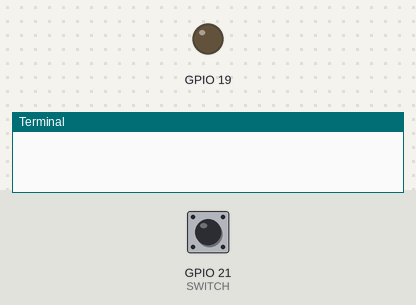
Bench run of a program on a simulated Raspberry Pi (BCM pin numbers). Shown: output pins drawn as LEDs (lit = HIGH), the last lines printed to the terminal. The inputs (shaded band) are chosen by the test bench; at power-on: GPIO 21 (SWITCH) HIGH. The clock reads 2024-03-15 10:24:30 at power-on unless the program sets it. At 10.0 s the program stops and its outputs stay as they are.

Above: at 1.2 s.
1.3 s: GPIO 21 (SWITCH) pulled LOW for 0.15 s
At 5.3 s:
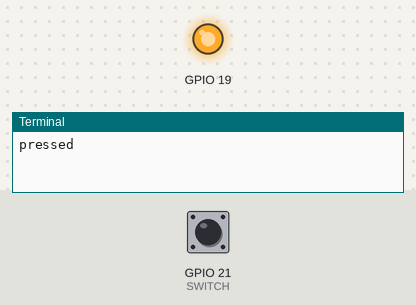
Timing chart, 0 to 6.8 s (numbered marks = the images above; inputs shaded):
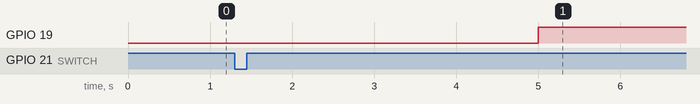

The program:

simpleread.py
```python
"""
Just a script for sanity-checking Rpi.GPIO, not really part of this library

"""

import RPi.GPIO as GPIO
from datetime import *
import time

SWITCH = 21

GPIO.setwarnings(False)
GPIO.setmode(GPIO.BCM)
GPIO.setup(SWITCH, GPIO.IN, pull_up_down = GPIO.PUD_UP)

def pressevent(time):
    print('pressed')

GPIO.add_event_detect(SWITCH, GPIO.RISING, callback = pressevent)
GPIO.setup(19, GPIO.OUT)

mytime = datetime.now()

GPIO.output(19, GPIO.LOW)
time.sleep(5)
GPIO.output(19, GPIO.HIGH)
time.sleep(5)

print(datetime.now())
```
